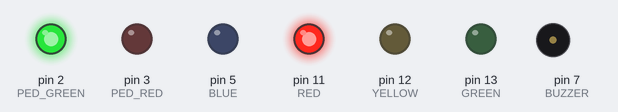
Simulated run of this sketch. Board: Arduino Uno, built with avr-gcc and run on an emulated ATmega328P. Parts: output pins drawn as LEDs (lit = HIGH), buzzer (waves = sounding).

Above: at 2.5 s.
At 8.2 s:
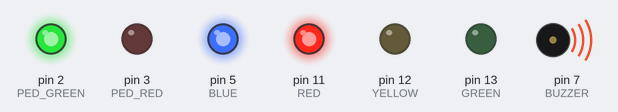
At 13.5 s:
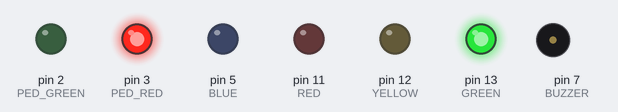
At 18.0 s:
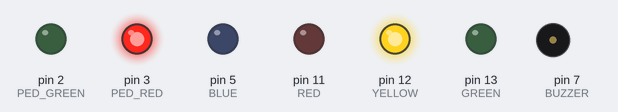
Timing chart, 0 to 24.7 s (numbered marks = the images above):
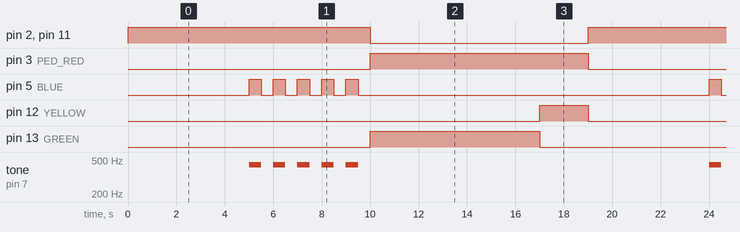

The sketch:

sistema_semaforo.ino
```cpp
#define RED 11
#define YELLOW 12
#define GREEN 13

#define PED_GREEN 2
#define PED_RED 3

#define BLUE 5
#define BUZZER 7

void acenderVerde();
void acenderAmarelo();
void acenderVermelho();

void setup() {
  // mapeamento dos pinos de cada led
  pinMode(RED, OUTPUT);
  pinMode(YELLOW, OUTPUT);
  pinMode(GREEN, OUTPUT);

  pinMode(PED_GREEN, OUTPUT);
  pinMode(PED_RED, OUTPUT);

  pinMode(BLUE, OUTPUT);
  pinMode(BUZZER, OUTPUT);
}

void loop() {
  acenderVermelho(10000);
  acenderVerde(7000);
  acenderAmarelo(2000);
}

void acenderVerde(int time_delay) {
  digitalWrite(RED, LOW);
  digitalWrite(GREEN, HIGH);

  digitalWrite(PED_GREEN, LOW);
  digitalWrite(PED_RED, HIGH);

  delay(time_delay);
}
void acenderAmarelo(int time_delay) {
  digitalWrite(GREEN, LOW);
  digitalWrite(YELLOW, HIGH);

  delay(time_delay);
}
void acenderVermelho(int time_delay) {
  digitalWrite(YELLOW, LOW);
  digitalWrite(RED, HIGH);

  digitalWrite(PED_RED, LOW);
  digitalWrite(PED_GREEN, HIGH);

  delay(time_delay/2);

  for (int i = 0; i < 5; i++) {
    digitalWrite(BLUE, HIGH);
    tone(BUZZER, 440);
    delay(500);
    noTone(BUZZER);
    digitalWrite(BLUE, LOW);
    delay(500);
  }
}
```

Measured:
- by itself, pin 2 (PED_GREEN), pin 11 (RED): alternates HIGH for 10.0 s and LOW for 9.0 s
- by itself, pin 3 (PED_RED): alternates HIGH for 9.0 s and LOW for 10.0 s
- by itself, pin 5 (BLUE): repeats every 19.0 s: 4 × (LOW 0.50 s, HIGH 0.50 s), LOW 14.5 s, HIGH 0.50 s
- by itself, pin 12 (YELLOW): alternates HIGH for 2.0 s and LOW for 17.0 s
- by itself, pin 13 (GREEN): alternates HIGH for 7.0 s and LOW for 12.0 s
- by itself, tone on pin 7 (BUZZER): repeats every 19.0 s: 4 × (silent 0.50 s, 440 Hz 0.50 s), silent 14.5 s, 440 Hz 0.50 s
